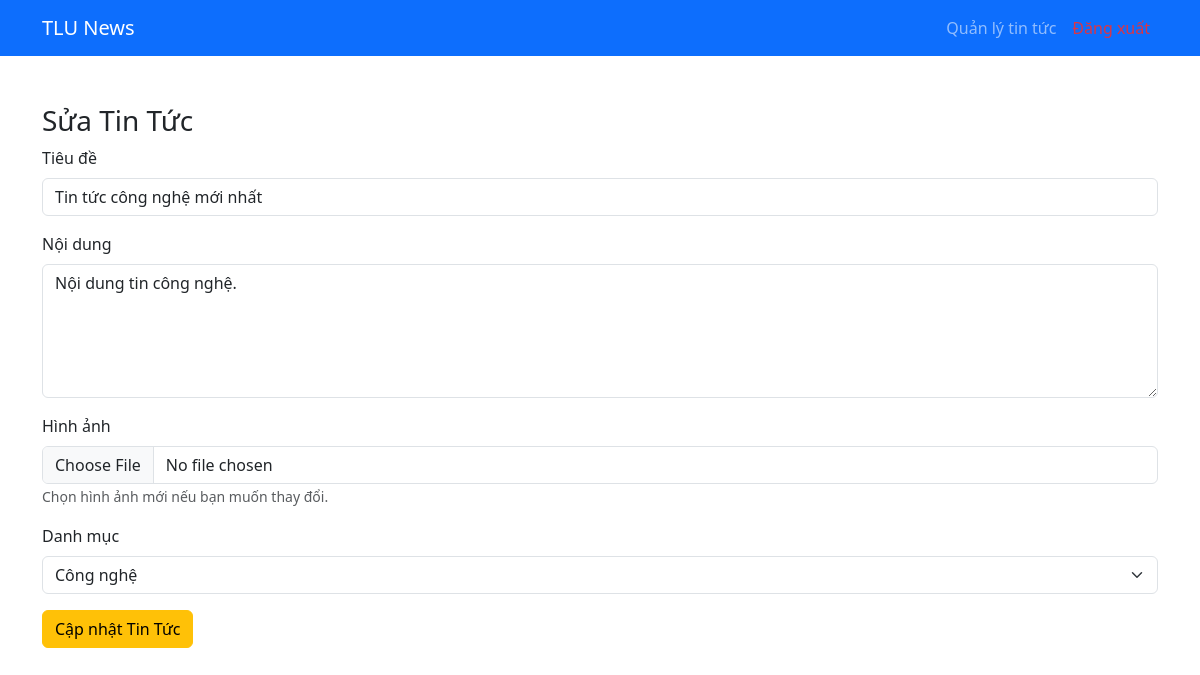
/?controller=admin&action=editNews&id=1, run on the app's committed database.
### tables this page shows
CREATE TABLE `news` (
  `id` int(11) NOT NULL,
  `title` varchar(255) NOT NULL,
  `content` text NOT NULL,
  `image` varchar(255) DEFAULT NULL,
  `created_at` datetime DEFAULT current_timestamp(),
  `category_id` int(11) DEFAULT NULL
);

CREATE TABLE `categories` (
  `id` int(11) NOT NULL,
  `name` varchar(255) NOT NULL
);

### models/News.php (called while the page is built, shortened)
<?php
class News {
    private $db;
    public function __construct() {
        $this->db = new PDO('mysql:host=localhost;dbname=news', 'root', '');
    }
    public function getNewsById($id) {
        $stmt = $this->db->prepare('SELECT * FROM news WHERE id = ?');
        $stmt->execute([$id]);
        return $stmt->fetch(PDO::FETCH_ASSOC);
    }
}
?>

### models/Category.php (called while the page is built)
<?php
class Category {
    private $db;
    public function __construct() {
        try {
            $this->db = new PDO('mysql:host=localhost;dbname=news', 'root', '');
        } catch (PDOException $e) {
            die("Database connection failed: " . $e->getMessage());
        }
    }
    public function getAllCategories() {
        $stmt = $this->db->query('SELECT * FROM categories');
        $categories = $stmt->fetchAll(PDO::FETCH_ASSOC);
        return $categories;
    }
}
?>

### views/admin/news/edit.php (the view, shortened to what this page needs)
<!DOCTYPE html>
<html lang="en">
<head>
    <link href="https://cdn.jsdelivr.net/npm/bootstrap@5.3.3/dist/css/bootstrap.min.css" rel="stylesheet">
</head>
<body>
    <nav class="navbar navbar-expand-lg navbar-dark bg-primary">
        <div class="container">
            <a class="navbar-brand" href="#">TLU News</a>
            <div class="collapse navbar-collapse" id="navbarNav">
                <ul class="navbar-nav ms-auto">
                    <li class="nav-item">
                        <a class="nav-link" href="?controller=admin&action=manageNews">Quản lý tin tức</a>
                    </li>
                    <li class="nav-item">
                        <a class="nav-link text-danger" href="?controller=admin&action=logout">Đăng xuất</a>
                    </li>
                </ul>
            </div>
        </div>
    </nav>
    <div class="container mt-5">
        <h3>Sửa Tin Tức</h3>
        <form method="POST" action="?controller=admin&action=editNews&id=<?php echo $news['id']; ?>" enctype="multipart/form-data">
            <div class="mb-3">
                <label for="title" class="form-label">Tiêu đề</label>
                <input type="text" name="title" class="form-control" id="title" value="<?php echo $news['title']; ?>" required>
            </div>
            <div class="mb-3">
                <label for="content" class="form-label">Nội dung</label>
                <textarea name="content" class="form-control" id="content" rows="5" required><?php echo $news['content']; ?></textarea>
            </div>
            <div class="mb-3">
                <label for="image" class="form-label">Hình ảnh</label>
                <input type="file" name="image" class="form-control" id="image">
                <small class="form-text text-muted">Chọn hình ảnh mới nếu bạn muốn thay đổi.</small>
            </div>
            <div class="mb-3">
                <label for="category_id" class="form-label">Danh mục</label>
                <select name="category_id" class="form-select" id="category_id" required>
                    <?php foreach ($categories as $category): ?>
                        <option value="<?php echo $category['id']; ?>" <?php echo $category['id'] == $news['category_id'] ? 'selected' : ''; ?>>
                            <?php echo $category['name']; ?>
                        </option>
                    <?php endforeach; ?>
                </select>
            </div>
            <button type="submit" class="btn btn-warning">Cập nhật Tin Tức</button>
        </form>
    </div>
</body>
</html>

### data on the page
news: title "Tin tức công nghệ mới nhất", content "Nội dung tin công nghệ.", category_id "Công nghệ"
